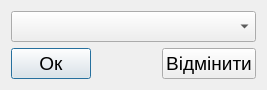
<?xml version="1.0" encoding="UTF-8"?>
<ui version="4.0">
 <class>ChangeListType</class>
 <widget class="QDialog" name="ChangeListType">
  <property name="geometry">
   <rect>
    <x>0</x>
    <y>0</y>
    <width>267</width>
    <height>80</height>
   </rect>
  </property>
  <property name="windowTitle">
   <string>Dialog</string>
  </property>
  <layout class="QGridLayout" name="gridLayout">
   <item row="0" column="0">
    <widget class="QComboBox" name="comboBox">
     <property name="font">
      <font>
       <pointsize>14</pointsize>
      </font>
     </property>
    </widget>
   </item>
   <item row="1" column="0">
    <layout class="QHBoxLayout" name="horizontalLayout">
     <item>
      <widget class="QPushButton" name="btn_change">
       <property name="font">
        <font>
         <pointsize>14</pointsize>
        </font>
       </property>
       <property name="text">
        <string>Ок</string>
       </property>
      </widget>
     </item>
     <item>
      <spacer name="horizontalSpacer">
       <property name="orientation">
        <enum>Qt::Horizontal</enum>
       </property>
       <property name="sizeHint" stdset="0">
        <size>
         <width>40</width>
         <height>20</height>
        </size>
       </property>
      </spacer>
     </item>
     <item>
      <widget class="QPushButton" name="btn_reject">
       <property name="font">
        <font>
         <pointsize>14</pointsize>
        </font>
       </property>
       <property name="text">
        <string>Відмінити</string>
       </property>
      </widget>
     </item>
    </layout>
   </item>
  </layout>
 </widget>
 <resources/>
 <connections>
  <connection>
   <sender>btn_reject</sender>
   <signal>clicked()</signal>
   <receiver>ChangeListType</receiver>
   <slot>reject()</slot>
   <hints>
    <hint type="sourcelabel">
     <x>215</x>
     <y>59</y>
    </hint>
    <hint type="destinationlabel">
     <x>131</x>
     <y>52</y>
    </hint>
   </hints>
  </connection>
 </connections>
</ui>
